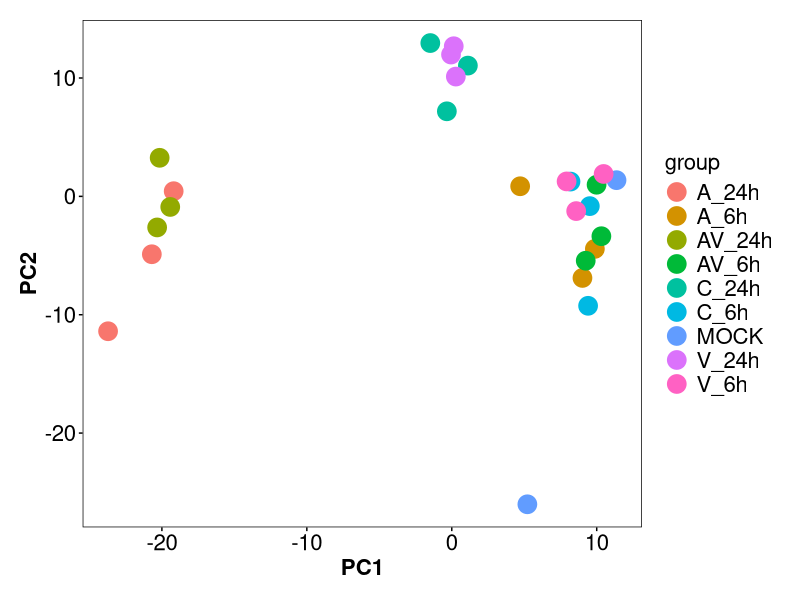
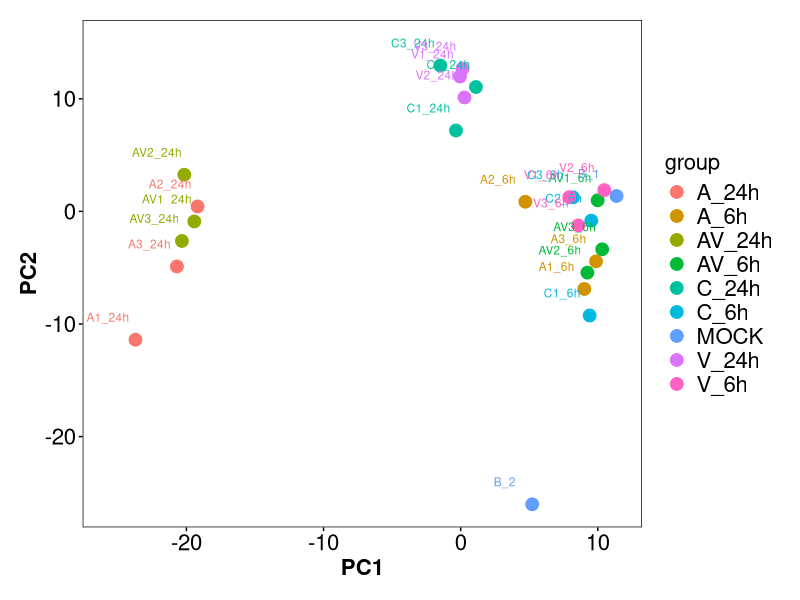
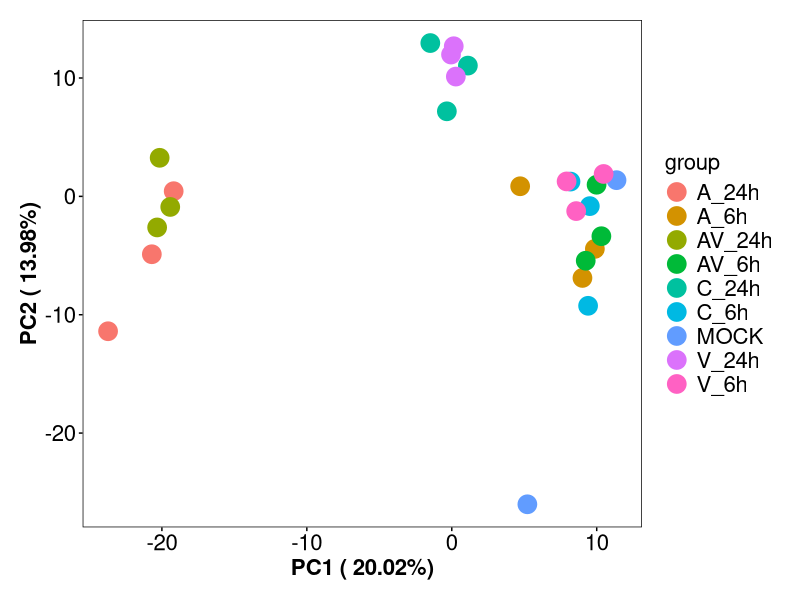
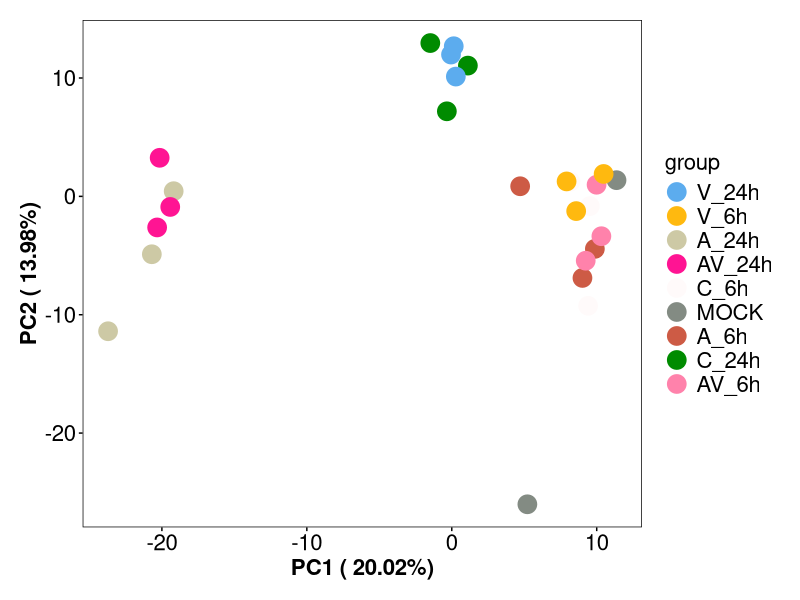
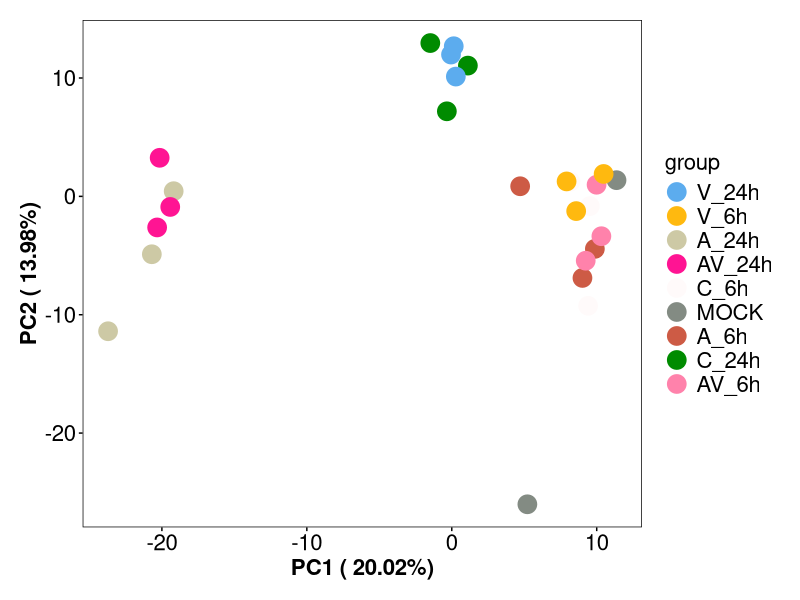
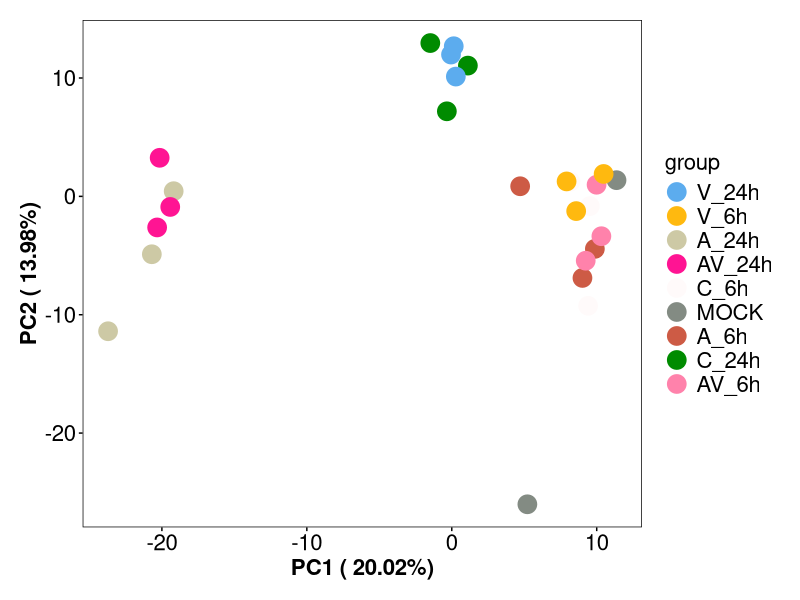

The R source for these figures, in order:
#############################################
#  http://www.majorbio.com/
#  Copyright (C) 2019 in  Majorbio workshop
#  contact: meng.luo@majorbio.com
#############################################

set.seed(0614)

# require packages
library(ggplot2)
library(grid)
library(gridExtra)
library(RColorBrewer)
color <- grDevices::colors()[grep("gr(a|e)y", grDevices::colors(), invert = T)]
rcolor <- color[sample(1:length(color), length(color))]

# real dataset

pca <- read.csv("human.matrix.csv", header = T)
head(pca)

gro <- read.csv("human.group.csv", header = F)
head(gro)
# Principle component analysis

human.pca <- prcomp(as.matrix(t(pca[, c(2:27)])), scale = T)
human.pca.out <- as.data.frame(human.pca$x)
human.pca.out$group <- gro[, 1]

head(human.pca.out)
# SET THEM
theme <- theme(
  axis.text = element_text(size = 16),
  axis.title = element_text(size = 16, face = "bold"),
  legend.title = element_text(size = 16),
  legend.text = element_text(size = 16),
  panel.background = element_blank(),
  panel.border = element_rect(fill = NA),
  panel.grid.major = element_blank(),
  panel.grid.minor = element_blank(),
  strip.background = element_blank(),
  axis.text.x = element_text(colour = "black"),
  axis.text.y = element_text(colour = "black"),
  axis.ticks = element_line(colour = "black"),
  plot.margin = unit(c(1, 1, 1, 1), "line")
)

p <- ggplot(human.pca.out, aes(x = PC1, y = PC2, color = group))
p <- p + geom_point(size = 6) + theme
p

# add label text
p <- ggplot(human.pca.out, aes(x = PC1, y = PC2, color = group, label = row.names(human.pca.out)))
p <- p + geom_point(size = 4) + 
  geom_text(size = 3,position = position_nudge(y=2,x=-2)) + theme ## or  use vjust and hjust 
p
# explation

percentage <- round(human.pca$sdev / sum(human.pca$sdev) * 100, 2)
percentage <- paste(
  colnames(human.pca.out),
  "(", paste(as.character(percentage), "%", ")", sep = "")
)

p <- ggplot(human.pca.out, aes(x = PC1, y = PC2, color = group))
p <- p + geom_point(size = 6) + theme + xlab(percentage[1]) + ylab(percentage[2])
p

# change color

human.pca.out$group <- factor(human.pca.out$group,
  levels = c(
    "V_24h", "V_6h", "A_24h", "AV_24h",
    "C_6h", "MOCK", "A_6h", "C_24h", "AV_6h"
  )
)
png(paste("pca", ".png", sep = ""), width = 1000, height = 800)
p <- ggplot(human.pca.out, aes(x = PC1, y = PC2, color = group))
p <- p + geom_point(size = 6) +
  xlab(percentage[1]) + ylab(percentage[2]) +
  scale_color_manual(values = rcolor[sample(1:100)[c(1:9)]]) + theme
p
dev.off()

# save image

pdf("human.pca.pdf", width = 10, height = 10)

yy <- grid.arrange(p, nrow = 1)
op <- par(no.readonly = TRUE)
par(op)

dev.off()
# or

pdf("huaman.pca.p.pdf", width = 10, height = 10)
p
dev.off()




# CLEAN DATA
rm(list = ls(all.names = T))

# clean graphy

graphics.off()
